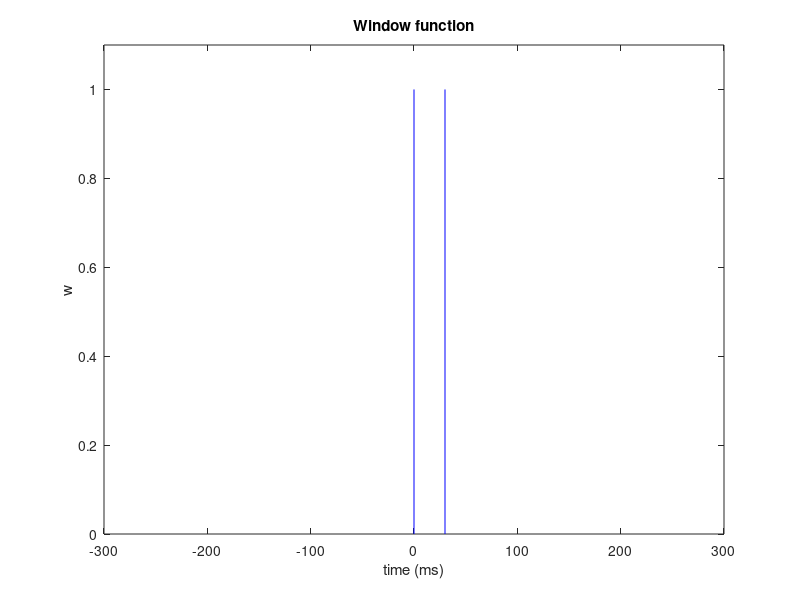

This figure's MATLAB source:
clear;
close all;

time_axis = -300:0.001:300;

w = zeros(size(time_axis));

for i=1:size(w, 2)
    if time_axis(i) >=0 && time_axis(i) < 30
        w(i) = 1;
    else
        w(i) = 0;
    end
end

plot(time_axis, w, 'b-');
xlabel('time (ms)')
ylabel('w')
title('Window function')
axis([-300 300 0 1.1]);